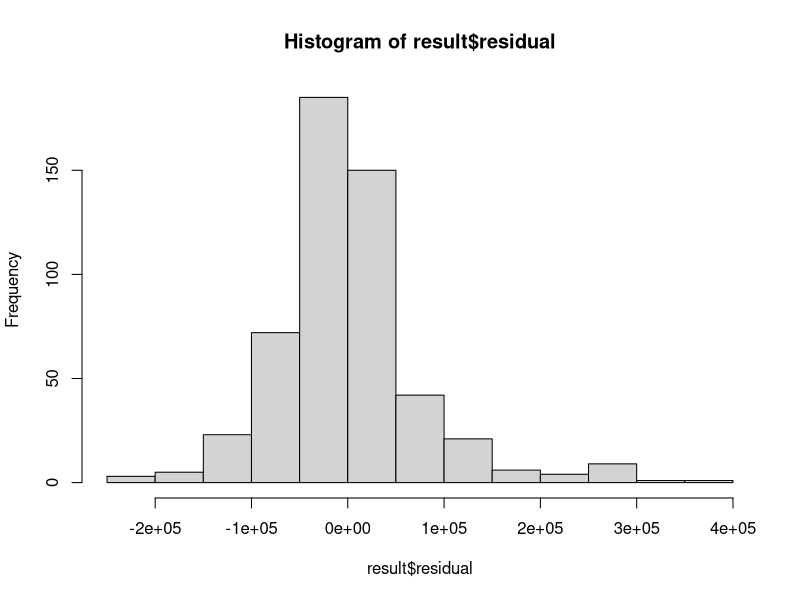
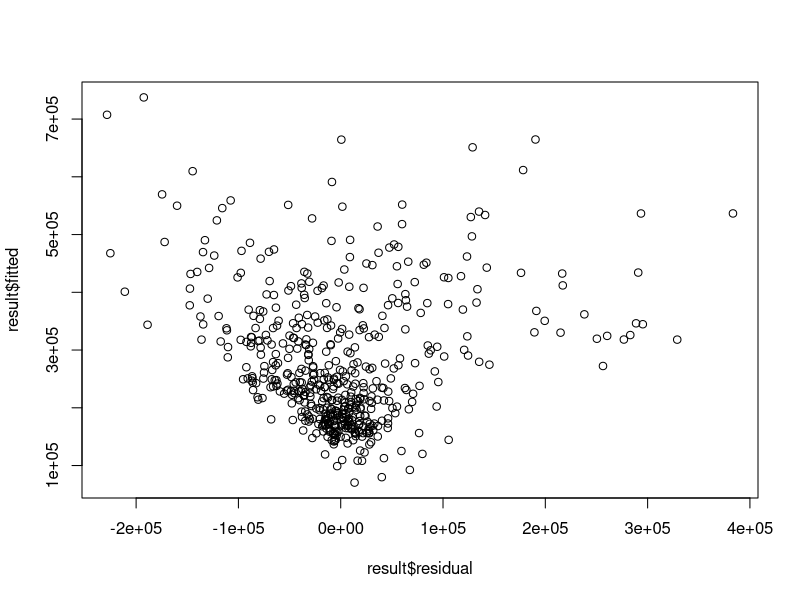
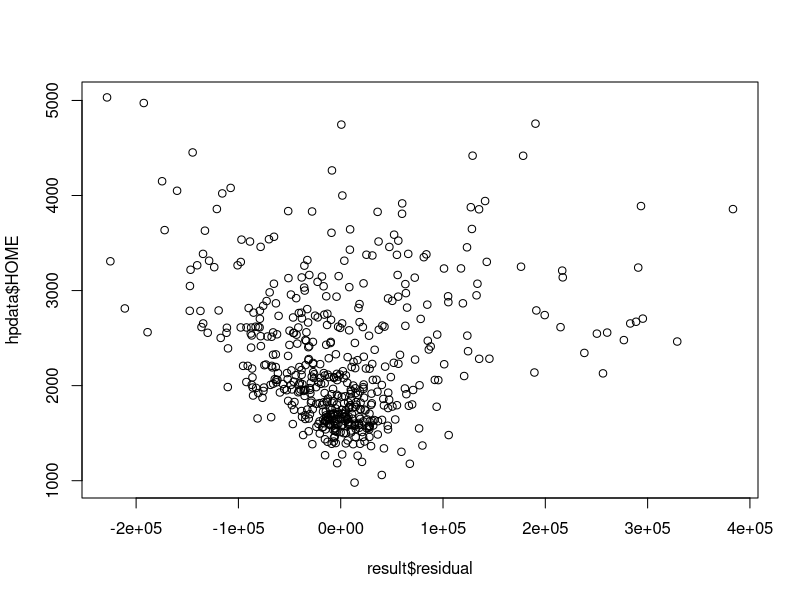
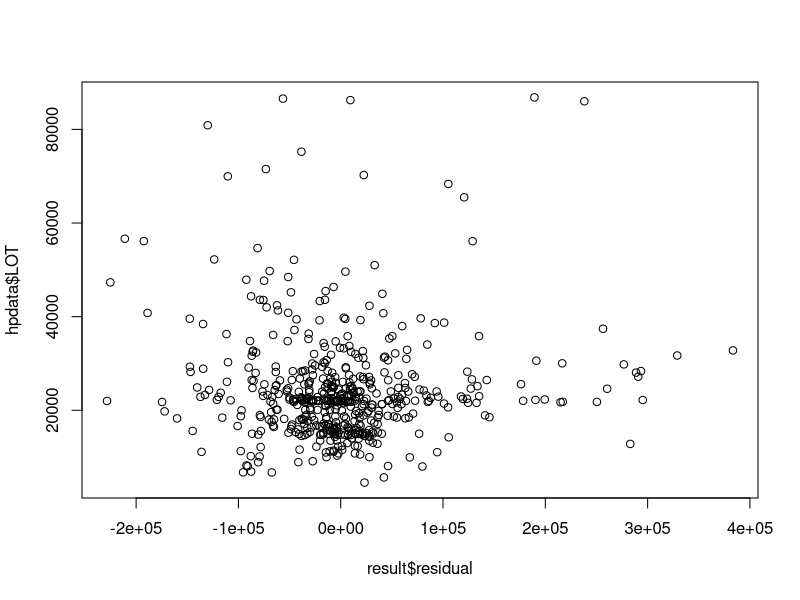
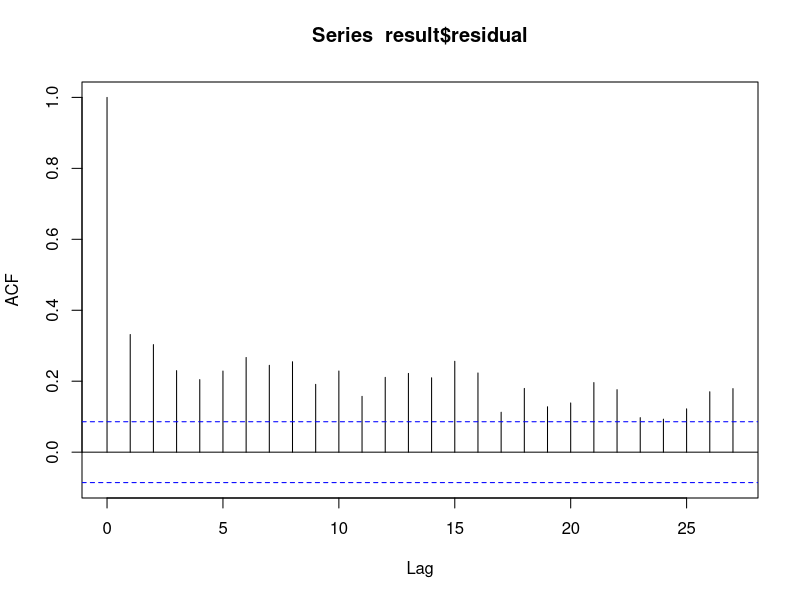
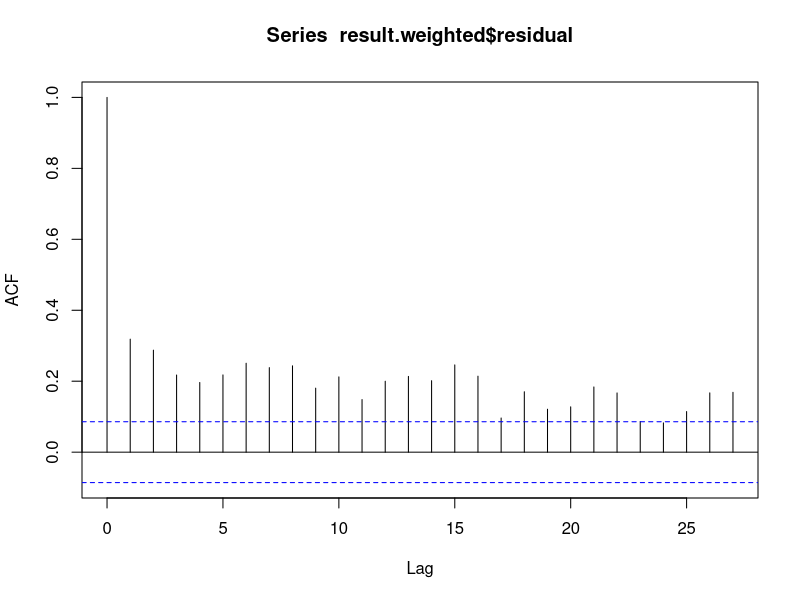
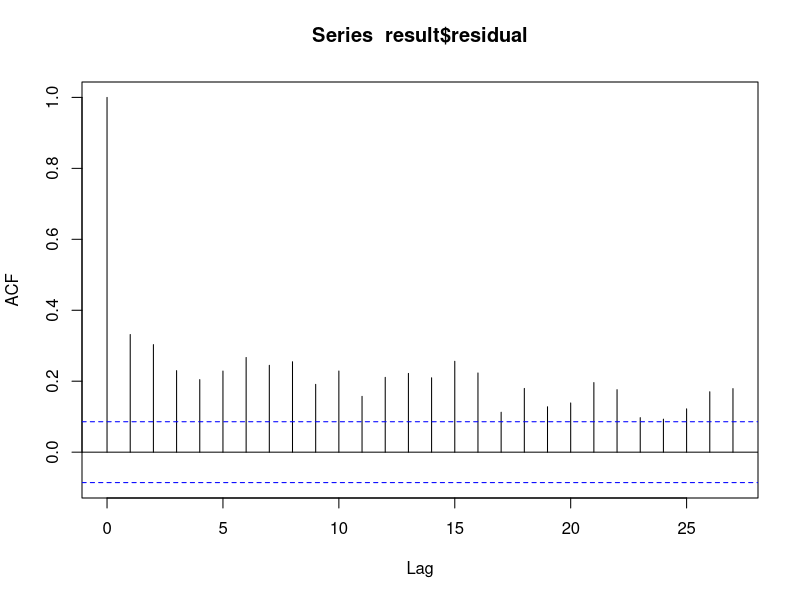
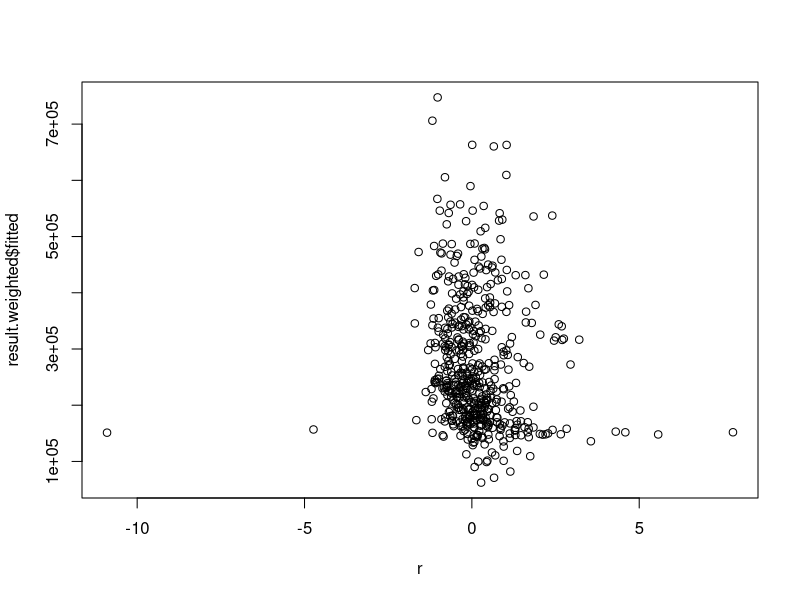

Here is the R script that generated these plots, in order:
hpdata=read.table(file="hp_data.txt")
colnames(hpdata)=c("ID","HP","HOME","LOT")

#### Regression Analysis Using lm() ####
result=lm(HP~HOME+LOT, data=hpdata)		 # fit a multiple regression model
summary(result)	#get details from the regression output
anova(result)		#get the anova table

# residual analysis

# the histogram of the residuals at least suggests zero mean, as it is
# symmetric around 0.
hist(result$residual)

# the following plot of the fitted values vs the residuals suggests
# non-constant variance. the variance seems to be increasing with respect
# to y. the residuals do seem to have a zero mean though.
plot(result$residual,result$fitted)

# variance is also increas with respect to home price.
plot(result$residual,hpdata$HOME)

# i can't really make anything out for the lot.
plot(result$residual,hpdata$LOT)

# the acf of the residuals shows a high degree of autocorrelation. every lag
# is outside of the boundary.
acf(result$residual)








#####
abs_residuals = abs(residuals(result))
#abs_residuals = residuals(result)
residuals_fit=lm(abs_residuals^2~result$fitted)

# weighted least squares
# s(i)^2 = g0 + g1 y_hat(i) + zeta(i), zeta(i) is the error
wts=1/abs(fitted(residuals_fit))
result.weighted=lm(HP~HOME+LOT, data=hpdata,weights=wts)

anova(result.weighted)
summary(result.weighted)

acf(result.weighted$residual)
acf(result$residual)




r = rstudent(result.weighted)	#Get the studentized residual

plot(r,result.weighted$fitted)



